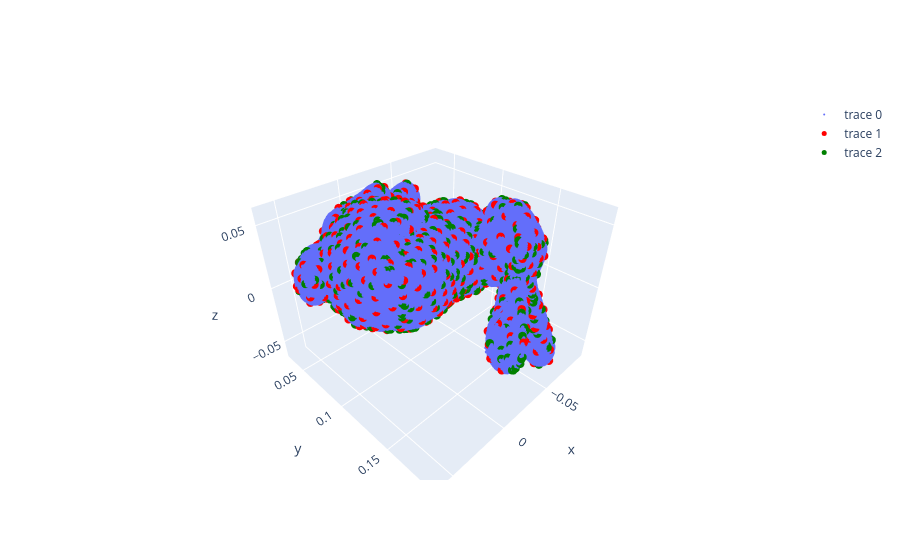

Notebook source saved alongside this figure:
### Code cell
p = points.to_numpy()
f = fps_points.to_numpy()
r = rand_points.to_numpy()
fig = go.Figure([
    go.Scatter3d(x=p[:, 0], y=p[:, 1], z=p[:, 2], mode="markers", marker=dict(size=2)),
    go.Scatter3d(x=f[:, 0], y=f[:, 1], z=f[:, 2], mode="markers", marker=dict(size=5, color="red")),
    go.Scatter3d(x=r[:, 0], y=r[:, 1], z=r[:, 2], mode="markers", marker=dict(size=5, color="green")),
])
fig.show()

### Figure 1 — Plotly figure (JSON) as saved in the notebook; plotly's stock layout.template omitted (floating-point values rounded to 4 significant figures; data arrays with more than 128 entries replaced by an {"elided": "..."} marker saying what was removed)
{"data": [{"marker": {"size": 2}, "mode": "markers", "type": "scatter3d", "x": {"elided": "35947 float values"}, "y": {"elided": "35947 float values"}, "z": {"elided": "35947 float values"}}, {"marker": {"color": "red", "size": 5}, "mode": "markers", "type": "scatter3d", "x": {"elided": "500 float values"}, "y": {"elided": "500 float values"}, "z": {"elided": "500 float values"}}, {"marker": {"color": "green", "size": 5}, "mode": "markers", "type": "scatter3d", "x": {"elided": "500 float values"}, "y": {"elided": "500 float values"}, "z": {"elided": "500 float values"}}], "layout": {}}
